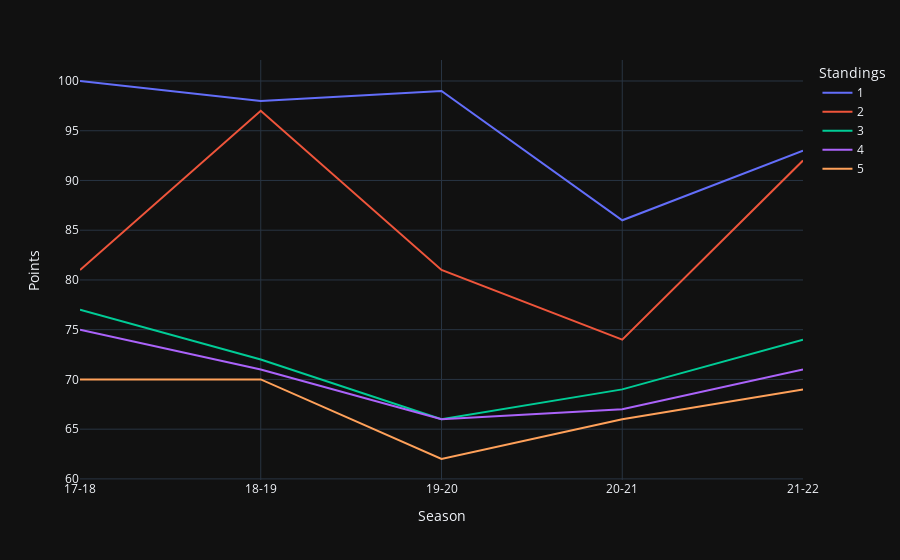

The cell this chart's notebook holds for it:
### Code cell
x_axis = {"col_name": top5.Season, "xaxis_title": "Season"} 
y_axis = {"col_name": top5.Pts, "yaxis_title" : "Points"}
col = {"col_name": top5.Rk,  "legend_title": "Standings"}
plot_line(top5, x_axis=x_axis, y_axis=y_axis, col=col, template="plotly_dark")

### Figure 1 — Plotly figure (JSON) as saved in the notebook; plotly's stock layout.template omitted (floating-point values rounded to 4 significant figures)
{"data": [{"hovertemplate": "<b>%{hovertext}</b><br><br>Rk=1<br>Season=%{x}<br>Pts=%{y}<extra></extra>", "hovertext": ["Manchester City", "Manchester City", "Liverpool", "Manchester City", "Manchester City"], "legendgroup": "1", "line": {"color": "#636efa", "dash": "solid"}, "marker": {"symbol": "circle"}, "mode": "lines", "name": "1", "orientation": "v", "showlegend": true, "type": "scatter", "x": ["17-18", "18-19", "19-20", "20-21", "21-22"], "xaxis": "x", "y": [100, 98, 99, 86, 93], "yaxis": "y"}, {"hovertemplate": "<b>%{hovertext}</b><br><br>Rk=2<br>Season=%{x}<br>Pts=%{y}<extra></extra>", "hovertext": ["Manchester Utd", "Liverpool", "Manchester City", "Manchester Utd", "Liverpool"], "legendgroup": "2", "line": {"color": "#EF553B", "dash": "solid"}, "marker": {"symbol": "circle"}, "mode": "lines", "name": "2", "orientation": "v", "showlegend": true, "type": "scatter", "x": ["17-18", "18-19", "19-20", "20-21", "21-22"], "xaxis": "x", "y": [81, 97, 81, 74, 92], "yaxis": "y"}, {"hovertemplate": "<b>%{hovertext}</b><br><br>Rk=3<br>Season=%{x}<br>Pts=%{y}<extra></extra>", "hovertext": ["Tottenham", "Chelsea", "Manchester Utd", "Liverpool", "Chelsea"], "legendgroup": "3", "line": {"color": "#00cc96", "dash": "solid"}, "marker": {"symbol": "circle"}, "mode": "lines", "name": "3", "orientation": "v", "showlegend": true, "type": "scatter", "x": ["17-18", "18-19", "19-20", "20-21", "21-22"], "xaxis": "x", "y": [77, 72, 66, 69, 74], "yaxis": "y"}, {"hovertemplate": "<b>%{hovertext}</b><br><br>Rk=4<br>Season=%{x}<br>Pts=%{y}<extra></extra>", "hovertext": ["Liverpool", "Tottenham", "Chelsea", "Chelsea", "Tottenham"], "legendgroup": "4", "line": {"color": "#ab63fa", "dash": "solid"}, "marker": {"symbol": "circle"}, "mode": "lines", "name": "4", "orientation": "v", "showlegend": true, "type": "scatter", "x": ["17-18", "18-19", "19-20", "20-21", "21-22"], "xaxis": "x", "y": [75, 71, 66, 67, 71], "yaxis": "y"}, {"hovertemplate": "<b>%{hovertext}</b><br><br>Rk=5<br>Season=%{x}<br>Pts=%{y}<extra></extra>", "hovertext": ["Chelsea", "Arsenal", "Leicester City", "Leicester City", "Arsenal"], "legendgroup": "5", "line": {"color": "#FFA15A", "dash": "solid"}, "marker": {"symbol": "circle"}, "mode": "lines", "name": "5", "orientation": "v", "showlegend": true, "type": "scatter", "x": ["17-18", "18-19", "19-20", "20-21", "21-22"], "xaxis": "x", "y": [70, 70, 62, 66, 69], "yaxis": "y"}], "layout": {"legend": {"title": {"text": "Standings"}, "tracegroupgap": 0}, "margin": {"t": 60}, "xaxis": {"anchor": "y", "domain": [0, 1], "title": {"text": "Season"}}, "yaxis": {"anchor": "x", "domain": [0, 1], "title": {"text": "Points"}}}}
